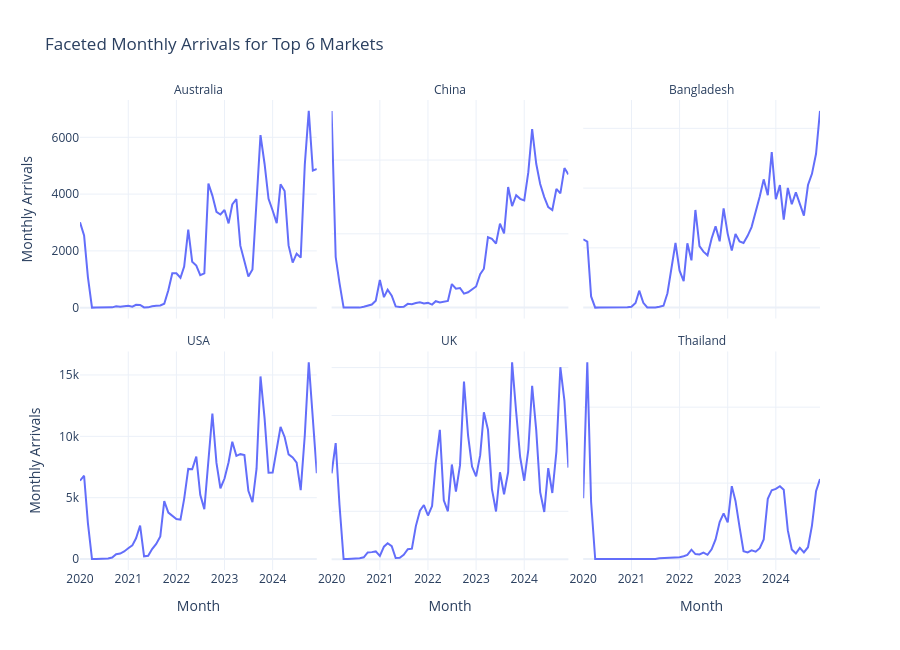

This figure's notebook cell:
### Code cell
#Section 7: Advanced Visualization - Faceted Chart
fig = plot_faceted_top_markets(nationality_monthly, top_n=6)
fig.show()
